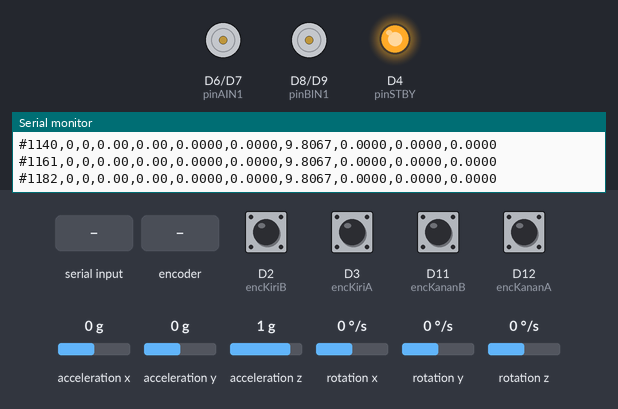
This sketch was run on a simulated Arduino Nano 33 BLE. On the bench: motor-driver pin pairs drawn as motors (green arrow = first pin HIGH = forward, orange = second pin HIGH = backward, longer = more drive, scaled by the enable pin, stopped while the standby pin is LOW), output pins drawn as LEDs (lit = HIGH), the last lines printed to the serial monitor. The test bench sets the inputs (shaded band); at power-on: D2 (encKiriB), D3 (encKiriA), D11 (encKananB), D12 (encKananA) HIGH, acceleration x 0 g, acceleration y 0 g, acceleration z 1 g, rotation x 0 °/s, rotation y 0 °/s, rotation z 0 °/s.

Above: at 1.2 s.
1.3 s: "90,45\n" received over Serial
At 1.7 s:
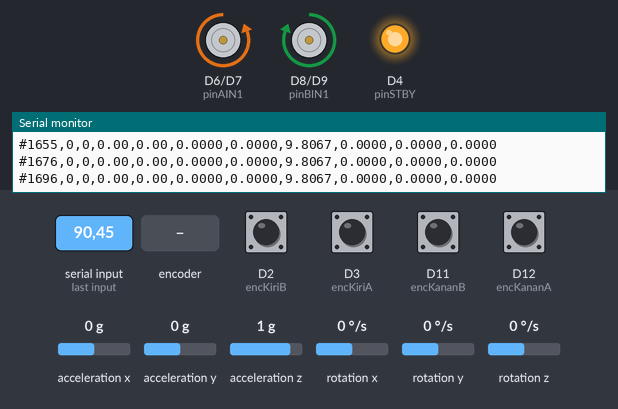
3.3 s: rotary encoder on D3 (encKiriA) / D2 (encKiriB) turned 3 steps (first pin leading)
5.4 s: D12 (encKananA) pulled LOW for 0.15 s
At 5.7 s:
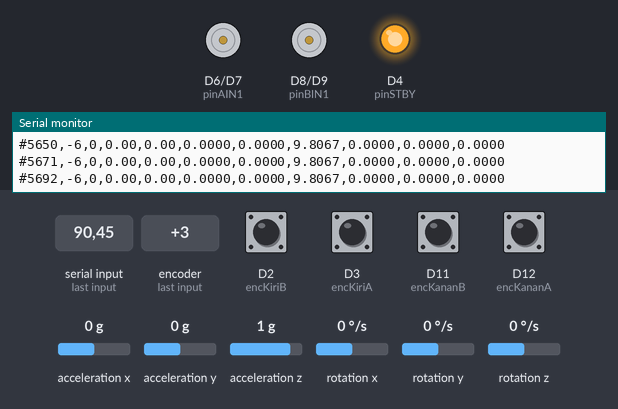
7.0 s: "90,45,200\n" received over Serial
At 7.26 s:
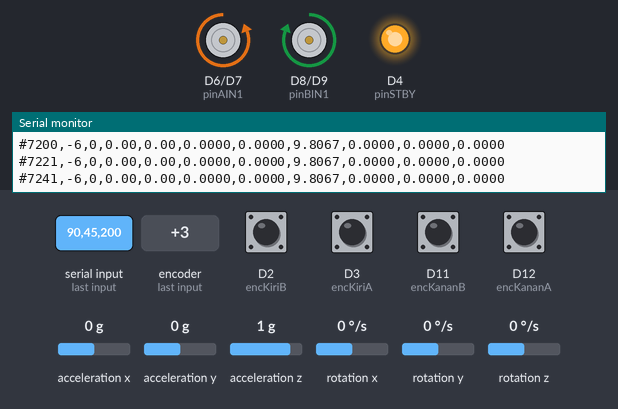
9.0 s: "1,90,45\n" received over Serial
At 9.17 s:
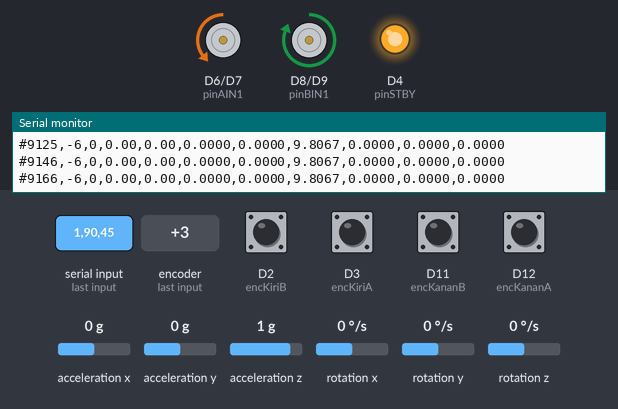
11.0 s: D12 (encKananA) pulled LOW for 1 s
At 12.5 s:
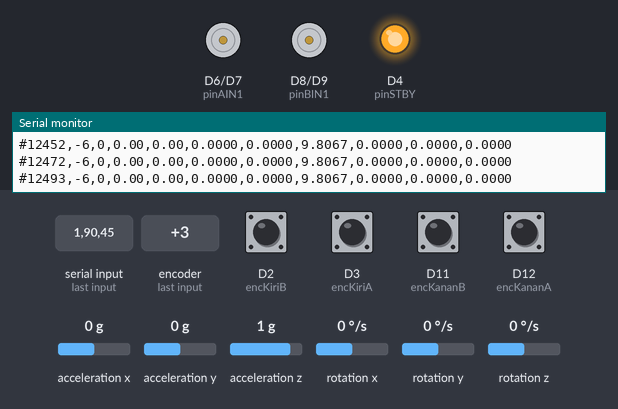
Timing chart, 0 to 14.0 s (numbered marks = the images above; inputs shaded):
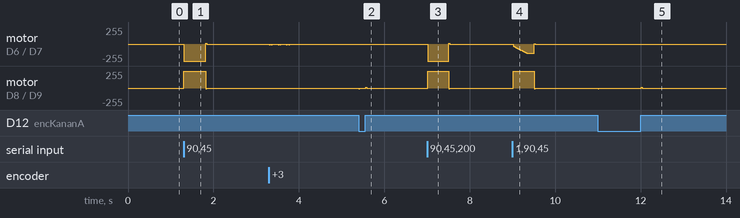

Measured:
- after the input at 1.3 s, motor on D6 (pinAIN1) / D7 (pinAIN2): stopped → backward 255/255 at once, → stopped 0.52 s later; motor on D8 (pinBIN1) / D9 (pinBIN2): stopped → forward 255/255 at once, → stopped 0.52 s later
- after the input at 5.4 s, motor on D8 (pinBIN1) / D9 (pinBIN2): stopped → backward 9/255 at once, → stopped 0.02 s later, → forward 10/255 0.14 s later, → stopped 0.02 s later
- after the input at 7.0 s, motor on D6 (pinAIN1) / D7 (pinAIN2): stopped → backward 255/255 at once, → stopped 0.49 s later; motor on D8 (pinBIN1) / D9 (pinBIN2): stopped → forward 255/255 at once, → stopped 0.49 s later
- after the input at 9.0 s, motor on D8 (pinBIN1) / D9 (pinBIN2): stopped → forward 255/255 at once, → stopped 0.50 s later
- after the input at 11.0 s, motor on D8 (pinBIN1) / D9 (pinBIN2): stopped → backward 9/255 at once, → stopped 0.02 s later, → forward 9/255 0.99 s later, → stopped 0.02 s later

The sketch:

control.ino
```cpp
// ============================================================
//  robot_mino_firmware.ino
//  2WD Differential Drive — Arduino Nano 33 BLE Sense Rev1
//  Didesain untuk dipakai dengan ros2_control (diff_drive_controller)
//
//  PERBEDAAN UTAMA dari versi serial_bridge manual sebelumnya:
//  [1] Kinematika invers DIHAPUS dari Arduino — dipindah ke
//      diff_drive_controller di sisi ROS 2.
//  [2] Protokol RX berubah: terima target RAD/S PER RODA langsung
//      (bukan linear_x,angular_z lagi).
//  [3] CMD_TIMEOUT_MS diperbaiki jadi 500ms (sebelumnya salah ketik 10000).
//  [4] Struktur tetap: PID per-roda di Arduino, ROS hanya kirim
//      target velocity & terima ticks+rpm+imu.
// ============================================================

#include <Arduino.h>
#include <Arduino_LSM9DS1.h>

// ============================================================
//  PARAMETER ROBOT — WAJIB diukur/kalibrasi ulang untuk robot_mino
//  Jangan pakai angka lama dari project sebelumnya tanpa verifikasi,
//  karena WHEEL_DIAMETER & WHEELBASE robot_mino kemungkinan beda fisik.
// ============================================================
const float COUNTS_PER_REV = 1012.0;   // [GANTI] Ticks per 1 putaran roda penuh
                                         // Cara ukur: tandai roda dgn spidol, putar
                                         // manual 1x penuh sambil baca posisiEnc di
                                         // Serial Monitor, catat selisihnya.

const float MAX_RPM         = 100.0;    // [GANTI] RPM maksimum motor pada tegangan suplai kamu
const float MAX_PWM         = 255.0;    // Tetap (PWM 8-bit Arduino)

// CATATAN: WHEEL_DIAMETER dan WHEELBASE TIDAK ada di firmware ini.
// Kinematika invers (linear/angular -> rad/s per roda) sudah dipindah
// ke diff_drive_controller di sisi ROS. Dimensi fisik robot didefinisikan
// di controllers.yaml sebagai:
//   wheel_radius     (= WHEEL_DIAMETER lama / 2)
//   wheel_separation (= WHEELBASE lama)
// Arduino hanya perlu tahu COUNTS_PER_REV (buat hitung RPM dari ticks)
// dan MAX_RPM (buat limit & normalisasi PWM).

// ============================================================
//  PARAMETER PID — JANGAN tuning dulu sebelum hardware test lolos
//  Mulai dari nilai konservatif ini, naikkan bertahap (lihat panduan tuning di bawah)
// ============================================================
float Kp = 1.0;     // [TUNING] mulai rendah
float Ki = 0.3;     // [TUNING]
float Kd = 0.05;    // [TUNING]

const float INTEGRAL_LIMIT = 150.0;  // Anti-windup, sesuaikan jika PWM sering saturasi

// ============================================================
//  TRIM RODA — kompensasi asimetri fisik (diameter roda, slip, dll)
//  Bisa diubah runtime via serial (lihat bacaSerialKomunikasi),
//  TAPI reset ke 1.0 tiap kali Arduino reboot/reflash.
//  Setelah ketemu nilai final dari kalibrasi, HARDCODE di sini permanen.
// ============================================================
float TRIM_KIRI  = 1.000;
float TRIM_KANAN = 1.000;

// ============================================================
//  WATCHDOG — [FIX] dari 10000 (salah) jadi 500ms (benar)
//  Harus selaras dengan cmd_vel_timeout di controllers.yaml nanti
// ============================================================
const unsigned long CMD_TIMEOUT_MS = 500;

// ============================================================
//  PIN DEFINITION — TB6612FNG Motor Driver
//  [GANTI sesuai wiring fisik robot_mino, ini cuma contoh]
// ============================================================
const int pinPWMA = 5;   // Motor KIRI - Channel A
const int pinAIN1 = 6;
const int pinAIN2 = 7;

const int pinPWMB = 10;  // Motor KANAN - Channel B
const int pinBIN1 = 8;
const int pinBIN2 = 9;

const int pinSTBY = 4;

const int encKiriA  = 3;   // WAJIB pin interrupt-capable
const int encKiriB  = 2;
const int encKananA = 12;  // WAJIB pin interrupt-capable
const int encKananB = 11;

// ============================================================
//  VARIABEL ENCODER (volatile — diakses dari ISR)
// ============================================================
volatile long posisiEncKiri  = 0;
volatile long posisiEncKanan = 0;

// ============================================================
//  VARIABEL LOOP KONTROL
// ============================================================
long prevEncKiri  = 0;
long prevEncKanan = 0;

unsigned long prevPIDTime = 0;
unsigned long lastCmdTime = 0;

// Target RPM per roda (dikonversi dari rad/s yang diterima via serial)
float targetRPMKiri  = 0.0;
float targetRPMKanan = 0.0;
float aktualRPMKiri  = 0.0;
float aktualRPMKanan = 0.0;

// State PID
float errIntKiri  = 0.0, prevErrKiri  = 0.0;
float errIntKanan = 0.0, prevErrKanan = 0.0;

int pwmOutputKiri  = 0;
int pwmOutputKanan = 0;

// ============================================================
//  BUFFER SERIAL
// ============================================================
String inputString    = "";
bool   stringComplete  = false;

// ============================================================
//  DEKLARASI FUNGSI
// ============================================================
void hitungRPMUpdate(float dt);
void updatePID();
int  rpmKePWM(float rpm, float maxRPM);
void setMotor(int pwmKiri, int pwmKanan);
void stopMotor();
void bacaSerialKomunikasi();
void kirimDataKeRaspy();
void bacaEncoderKiri();
void bacaEncoderKanan();

// ============================================================
//  SETUP
// ============================================================
void setup() {
  Serial.begin(115200);
  while (!Serial && millis() < 3000);

  pinMode(pinPWMA, OUTPUT);
  pinMode(pinAIN1, OUTPUT);
  pinMode(pinAIN2, OUTPUT);
  pinMode(pinPWMB, OUTPUT);
  pinMode(pinBIN1, OUTPUT);
  pinMode(pinBIN2, OUTPUT);
  pinMode(pinSTBY, OUTPUT);
  digitalWrite(pinSTBY, HIGH);

  pinMode(encKiriA,  INPUT_PULLUP);
  pinMode(encKiriB,  INPUT_PULLUP);
  pinMode(encKananA, INPUT_PULLUP);
  pinMode(encKananB, INPUT_PULLUP);

  attachInterrupt(digitalPinToInterrupt(encKiriA),  bacaEncoderKiri,  CHANGE);
  attachInterrupt(digitalPinToInterrupt(encKananA), bacaEncoderKanan, CHANGE);

  if (!IMU.begin()) {
    // IMU gagal — data IMU akan terkirim sebagai 0.0
    // Robot tetap bisa gerak, tapi EKF nanti kehilangan satu sumber data
  }

  inputString.reserve(64);
  stopMotor();

  Serial.println(F("#ROBOT_READY"));
}

// ============================================================
//  LOOP UTAMA
// ============================================================
void loop() {
  bacaSerialKomunikasi();

  if (millis() - lastCmdTime > CMD_TIMEOUT_MS) {
    if (targetRPMKiri != 0.0 || targetRPMKanan != 0.0) {
      targetRPMKiri  = 0.0;
      targetRPMKanan = 0.0;
    }
  }

  unsigned long now = millis();
  if (now - prevPIDTime >= 20) {   // Loop PID 50Hz
    float dt = (now - prevPIDTime) / 1000.0f;
    prevPIDTime = now;

    hitungRPMUpdate(dt);
    updatePID();
    kirimDataKeRaspy();
  }
}

// ============================================================
//  TERIMA PERINTAH DARI ROS
//  Format velocity: "wL_radps,wR_radps"           contoh: "2.50,-2.50"
//  Format trim     : "T,trimKiri,trimKanan"        contoh: "T,1.00,1.02"
//  (trim runtime untuk kalibrasi cepat, TIDAK persisten setelah reboot)
// ============================================================
void bacaSerialKomunikasi() {
  while (Serial.available()) {
    char c = (char)Serial.read();
    if (c == '\n') {
      stringComplete = true;
    } else if (c != '\r') {
      inputString += c;
    }
  }

  if (stringComplete) {
    if (inputString.startsWith("T,")) {
      String rest = inputString.substring(2);
      int commaIdx = rest.indexOf(',');
      if (commaIdx > 0) {
        TRIM_KIRI  = rest.substring(0, commaIdx).toFloat();
        TRIM_KANAN = rest.substring(commaIdx + 1).toFloat();
      }
    } else {
      int commaIdx = inputString.indexOf(',');
      if (commaIdx > 0) {
        float wL = inputString.substring(0, commaIdx).toFloat();
        float wR = inputString.substring(commaIdx + 1).toFloat();

        const float RADPS_TO_RPM = 60.0f / (2.0f * PI);
        targetRPMKiri  = constrain(wL * RADPS_TO_RPM * TRIM_KIRI,  -MAX_RPM, MAX_RPM);
        targetRPMKanan = constrain(wR * RADPS_TO_RPM * TRIM_KANAN, -MAX_RPM, MAX_RPM);

        lastCmdTime = millis();
      }
    }
    inputString    = "";
    stringComplete = false;
  }
}

// ============================================================
//  KIRIM TELEMETRI KE ROS
//  Format TX (tidak berubah dari versi sebelumnya):
//  #timestamp_ms,ticksL,ticksR,rpmL,rpmR,ax,ay,az,gx,gy,gz
// ============================================================
void kirimDataKeRaspy() {
  float ax = 0, ay = 0, az = 0;
  float gx = 0, gy = 0, gz = 0;

  if (IMU.accelerationAvailable()) {
    IMU.readAcceleration(ax, ay, az);
    ax *= 9.80665f; ay *= 9.80665f; az *= 9.80665f;
  }
  if (IMU.gyroscopeAvailable()) {
    IMU.readGyroscope(gx, gy, gz);
    const float DEG2RAD = PI / 180.0f;
    gx *= DEG2RAD; gy *= DEG2RAD; gz *= DEG2RAD;
  }

  noInterrupts();
  long ticksL = posisiEncKiri;
  long ticksR = posisiEncKanan;
  interrupts();

  Serial.print('#');
  Serial.print(millis());         Serial.print(',');
  Serial.print(ticksL);           Serial.print(',');
  Serial.print(ticksR);           Serial.print(',');
  Serial.print(aktualRPMKiri, 2); Serial.print(',');
  Serial.print(aktualRPMKanan,2); Serial.print(',');
  Serial.print(ax, 4);            Serial.print(',');
  Serial.print(ay, 4);            Serial.print(',');
  Serial.print(az, 4);            Serial.print(',');
  Serial.print(gx, 4);            Serial.print(',');
  Serial.print(gy, 4);            Serial.print(',');
  Serial.println(gz, 4);
}

// ============================================================
//  HITUNG RPM AKTUAL dari encoder
// ============================================================
void hitungRPMUpdate(float dt) {
  if (dt <= 0) return;

  noInterrupts();
  long curL = posisiEncKiri;
  long curR = posisiEncKanan;
  interrupts();

  long deltaL = curL - prevEncKiri;
  long deltaR = curR - prevEncKanan;

  prevEncKiri  = curL;
  prevEncKanan = curR;

  aktualRPMKiri  = ((float)deltaL / COUNTS_PER_REV) * (60.0f / dt);
  aktualRPMKanan = ((float)deltaR / COUNTS_PER_REV) * (60.0f / dt);
}

// ============================================================
//  UPDATE PID — dipanggil tiap 20ms
// ============================================================
void updatePID() {
  float errorKiri = targetRPMKiri - aktualRPMKiri;
  if (targetRPMKiri == 0.0f && fabsf(aktualRPMKiri) < 1.0f) {
    errIntKiri = 0.0f;
  } else {
    errIntKiri += errorKiri;
    errIntKiri  = constrain(errIntKiri, -INTEGRAL_LIMIT, INTEGRAL_LIMIT);
  }
  float errDerKiri = errorKiri - prevErrKiri;
  float pidOutKiri = (Kp * errorKiri) + (Ki * errIntKiri) + (Kd * errDerKiri);
  prevErrKiri      = errorKiri;

  float errorKanan = targetRPMKanan - aktualRPMKanan;
  if (targetRPMKanan == 0.0f && fabsf(aktualRPMKanan) < 1.0f) {
    errIntKanan = 0.0f;
  } else {
    errIntKanan += errorKanan;
    errIntKanan  = constrain(errIntKanan, -INTEGRAL_LIMIT, INTEGRAL_LIMIT);
  }
  float errDerKanan = errorKanan - prevErrKanan;
  float pidOutKanan = (Kp * errorKanan) + (Ki * errIntKanan) + (Kd * errDerKanan);
  prevErrKanan      = errorKanan;

  pwmOutputKiri  = rpmKePWM(pidOutKiri,  MAX_RPM);
  pwmOutputKanan = rpmKePWM(pidOutKanan, MAX_RPM);

  setMotor(pwmOutputKiri, pwmOutputKanan);
}

int rpmKePWM(float rpmValue, float maxRPM) {
  float clamped = constrain(rpmValue, -maxRPM, maxRPM);
  return (int)((clamped / maxRPM) * MAX_PWM);
}

void setMotor(int pwmKiri, int pwmKanan) {
  pwmKiri  = constrain(pwmKiri,  -255, 255);
  pwmKanan = constrain(pwmKanan, -255, 255);

  if (pwmKiri > 0)      { digitalWrite(pinAIN1, LOW);  digitalWrite(pinAIN2, HIGH); }
  else if (pwmKiri < 0) { digitalWrite(pinAIN1, HIGH); digitalWrite(pinAIN2, LOW);  }
  else                  { digitalWrite(pinAIN1, LOW);  digitalWrite(pinAIN2, LOW);  }
  analogWrite(pinPWMA, abs(pwmKiri));

  if (pwmKanan > 0)      { digitalWrite(pinBIN1, HIGH); digitalWrite(pinBIN2, LOW);  }
  else if (pwmKanan < 0) { digitalWrite(pinBIN1, LOW);  digitalWrite(pinBIN2, HIGH); }
  else                   { digitalWrite(pinBIN1, LOW);  digitalWrite(pinBIN2, LOW);  }
  analogWrite(pinPWMB, abs(pwmKanan));
}

void stopMotor() {
  digitalWrite(pinAIN1, LOW); digitalWrite(pinAIN2, LOW);
  digitalWrite(pinBIN1, LOW); digitalWrite(pinBIN2, LOW);
  analogWrite(pinPWMA, 0);
  analogWrite(pinPWMB, 0);

  targetRPMKiri  = 0;
  targetRPMKanan = 0;
  errIntKiri     = 0;
  errIntKanan    = 0;
}

// ============================================================
//  ISR ENCODER — quadrature, bandingkan fase A vs B untuk arah
// ============================================================
void bacaEncoderKiri() {
  if (digitalRead(encKiriA) == digitalRead(encKiriB)) posisiEncKiri++;
  else posisiEncKiri--;
}

void bacaEncoderKanan() {
  // Kanan sering terpasang terbalik secara mekanik -> arah dinegasikan
  if (digitalRead(encKananA) == digitalRead(encKananB)) posisiEncKanan--;
  else posisiEncKanan++;
}
```
